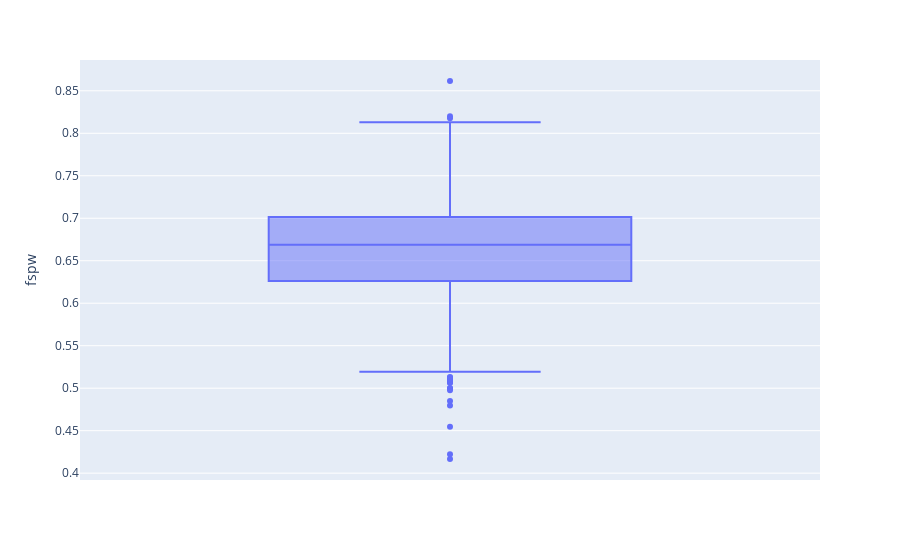

Here is the notebook cell this chart was saved with:
### Code cell
show_boxplot(df_player_match_statistics, 'fspw')

### Figure 1 — Plotly figure (JSON) as saved in the notebook; plotly's stock layout.template omitted (floating-point values rounded to 4 significant figures; data arrays with more than 128 entries replaced by an {"elided": "..."} marker saying what was removed)
{"data": [{"alignmentgroup": "True", "hovertemplate": "fspw=%{y}<extra></extra>", "legendgroup": "", "marker": {"color": "#636efa"}, "name": "", "notched": false, "offsetgroup": "", "orientation": "v", "showlegend": false, "type": "box", "x0": " ", "xaxis": "x", "y": {"elided": "2231 float values"}, "y0": " ", "yaxis": "y"}], "layout": {"boxmode": "group", "legend": {"tracegroupgap": 0}, "margin": {"t": 60}, "xaxis": {"anchor": "y", "domain": [0, 1]}, "yaxis": {"anchor": "x", "domain": [0, 1], "title": {"text": "fspw"}}}}
